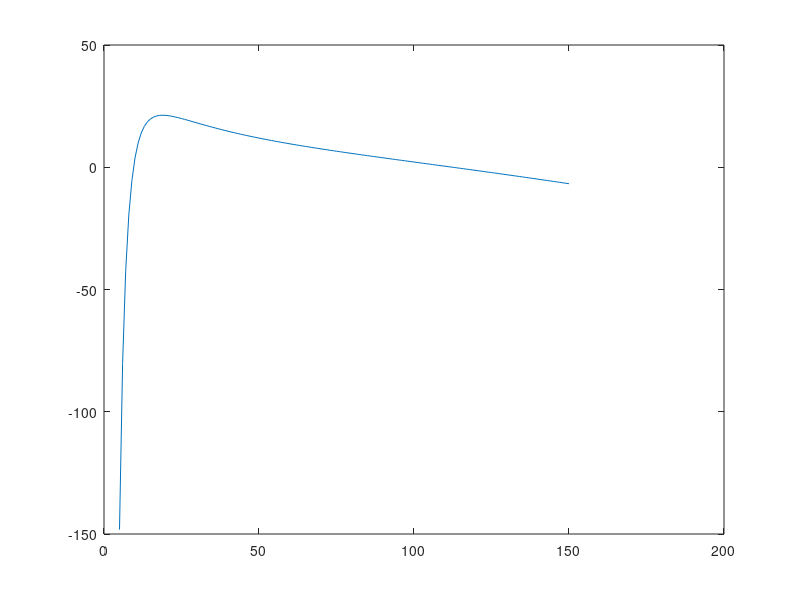

MATLAB code for this plot:
W = 50000;
S = 30;
P = 840e3;
np = 0.85;
Cd0 = 0.025;
k = 0.05;
Clmax = 1.75;
rho = 1.225;
Em = 1/(2*sqrt(k*Cd0));

v = 5:1:150;
T = np*(P./v);
Cl = 2*W./(rho*S*v.^2);
Cd = Cd0+k*Cl.^2;
D = (1/2)*rho*S*v.^2.*Cd;
gamma = (T-D)/W;

figure
plot(v, gamma*180/pi)
gamma_max_deg=max(gamma*180/pi)
vg_init = 19
vstall = sqrt(2*W/(rho*S*Clmax));
if vg_init < vstall 
    vg_fin = vstall
else 
    vg_fin = v_init
end
gamma_new = 15;

vr = sqrt(2*W/(rho*S))*((k/Cd0)^(1/4));
vmp = ((1/3)^(1/4))*vr;
rcmax = np*(P/W)-vmp/(0.866*Em)